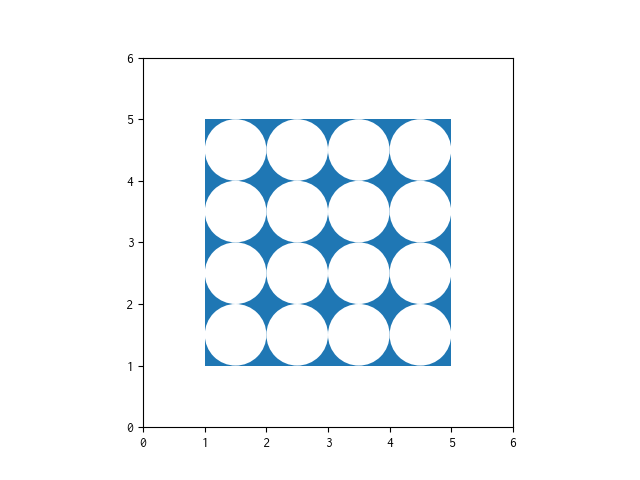

Source code (Python):
import matplotlib.pyplot as plt

def draw_square():
    ax = plt.axes(xlim=(0, 6), ylim=(0, 6))
    ax.set_aspect('equal')
    square = plt.Polygon([(1, 1), (5, 1), (5, 5), (1, 5)], closed=True)
    ax.add_patch(square)
    y = 1.5
    while y <= 4.5:
        x = 1.5
        while x <= 4.5:
            circle = plt.Circle((x, y), radius=0.5, fc='w')
            ax.add_patch(circle)
            x += 1
        y += 1

    plt.savefig('01.png')

if __name__ == '__main__':
    draw_square()
